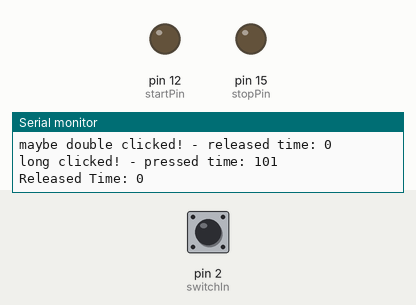
The sketch below on a simulated Arduino Uno, built with avr-gcc and run on an emulated ATmega328P. Shown: output pins drawn as LEDs (lit = HIGH), the last lines printed to the serial monitor. Dashed ring = blinking. Inputs (shaded band) come from the test bench; at power-on: pin 2 (switchIn) HIGH.

Above: at 1.2 s.
1.3 s: pin 2 (switchIn) pulled LOW for 0.15 s
At 1.7 s:
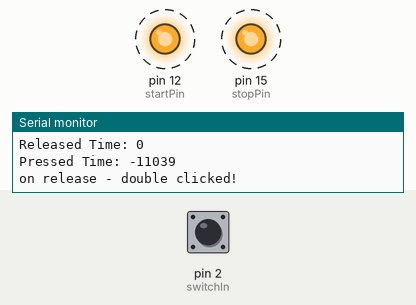
4.3 s: pin 2 (switchIn) pulled LOW for 3.2 s
At 6.3 s:
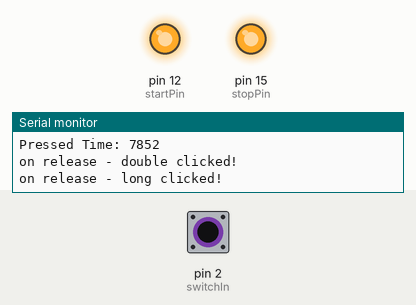
Timing chart, 0 to 13.3 s (numbered marks = the images above; inputs shaded):
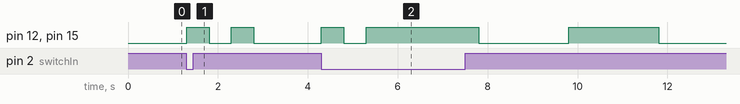

Measured:
- after the input at 1.3 s, pin 12 (startPin), pin 15 (stopPin): alternates HIGH for 0.50 s and LOW for 0.50 s, 4 changes in all, then stays LOW, starting at once
- after the input at 4.3 s, pin 12 (startPin), pin 15 (stopPin): goes HIGH 0.50 s, LOW 0.50 s, HIGH 2.5 s, LOW 2.0 s, HIGH 2.0 s, then LOW, starting at once

The sketch:

Foot_Switch2.ino
```cpp
//IN
int switchIn = 2;

//OUT
int startPin = 12;
int stopPin = 15;

//VARIABLES
boolean started;
boolean switched;
boolean button;
boolean single_clicked;
boolean double_clicked;
boolean long_clicked;
int pressed_time;
int released_time;
int longtime = 1500000;
int doubletime = 200000;
int debounce = 100;

void setup() {

    pinMode(switchIn,INPUT);
    pinMode (startPin, OUTPUT);
    pinMode(stopPin, OUTPUT);

Serial.begin(115200);
}

void loop() {

  button = digitalRead(switchIn);

  if (not(button)) {
        if (released_time < 10000000) {
              released_time = released_time + 1;
        }
        //wait for debounce time
        if (released_time > debounce) {
              if (released_time == debounce + 1) {
                  Serial.println("Pressed Time: " + String(pressed_time));
              }
              if ((released_time == doubletime + 1) and (not(long_clicked)) and (not(double_clicked)) and (not(switched))) {
                  single_clicked = true;
              }

              pressed_time = 0;

              if (double_clicked) {
                  //maybe double clicked
                  //if () {
                  //    double_clicked = false;
                  //}
                  Serial.println("on release - double clicked!");
                  digitalWrite(startPin, HIGH);
                  digitalWrite(stopPin, HIGH);
                  delay(500);
                  digitalWrite(startPin, LOW);
                  digitalWrite(stopPin, LOW);
                  delay(500);
                  digitalWrite(startPin, HIGH);
                  digitalWrite(stopPin, HIGH);
                  delay(500);
                  digitalWrite(startPin, LOW);
                  digitalWrite(stopPin, LOW);
                  double_clicked = false;
                  switched = true;
              } else if (long_clicked) {
                  //long clicked
                  Serial.println("on release - long clicked!");
                  digitalWrite(startPin, HIGH);
                  digitalWrite(stopPin, HIGH);
                  delay(2000);
                  digitalWrite(startPin, LOW);
                  digitalWrite(stopPin, LOW);
                  delay(2000);
                  digitalWrite(startPin, HIGH);
                  digitalWrite(stopPin, HIGH);
                  delay(2000);
                  digitalWrite(startPin, LOW);
                  digitalWrite(stopPin, LOW);
                  long_clicked = false;
                  switched = true;
              } else if (single_clicked) {
                  Serial.println("on release - single clicked!");
                  single_clicked = false;
                  if (not(switched)) {
                        if (started) {
                            digitalWrite(startPin, LOW);
                            digitalWrite(stopPin, HIGH);
                            started = false;
                        } else {
                            digitalWrite(startPin, HIGH);
                            digitalWrite(stopPin, LOW);
                            started = true;
                        }
                        switched = true;
                        delay(1000);
                  }
              }
        }
        digitalWrite(startPin, LOW);
        digitalWrite(stopPin, LOW);

  } else {
        //button pressed
        if (pressed_time < 10000000) {
              pressed_time = pressed_time + 1;
        }
        //wait for debounce time
        if (pressed_time > debounce ) {
              if (pressed_time == debounce + 1) {
                  Serial.println("Released Time: " + String(released_time));
                  single_clicked = false;
                  if ((released_time < doubletime) and (not(double_clicked))) {
                        double_clicked = true;
                        Serial.println("maybe double clicked! - released time: " + String(released_time));
                  }
              }
              switched = false;
              released_time = 0;

              if ((pressed_time > longtime) and (not(long_clicked))) {
                  long_clicked = true;
                  Serial.println("long clicked! - pressed time: " + String(pressed_time));
              }
        }
  }

}
```
